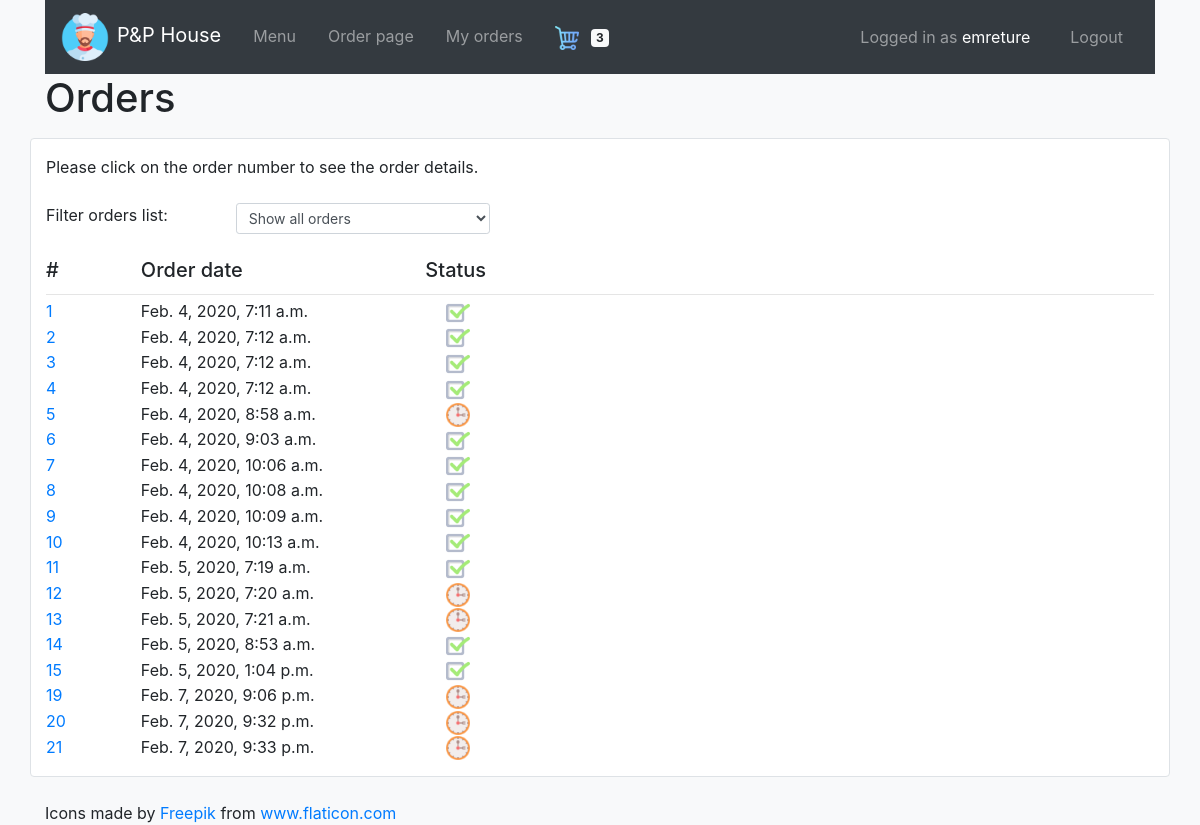
Before: /orders/ (signed in) with the older database file.
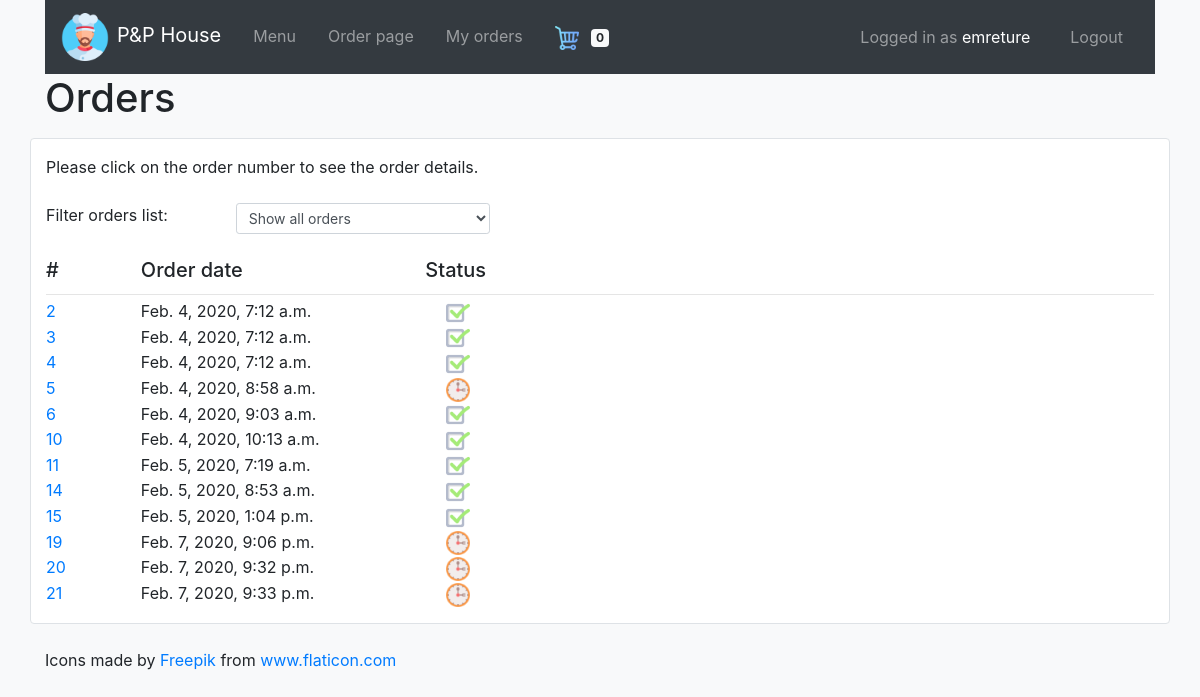
After: the same page with the newer database file.
### orders/models.py (models this page shows, shortened)
class Order(models.Model):
    user = models.ForeignKey(User, on_delete=models.DO_NOTHING, related_name="order_user")
    order_date = models.DateTimeField(auto_now_add=True)
    is_completed = models.BooleanField()

### orders/views.py (the view, shortened to what this page needs)
# urls.py: path("orders/", views.orders, name="orders"),
@login_required(login_url="users:login")
def orders(request, order_id=None):
    context = {
        "cart_items_count": Cart.objects.filter(user=request.user).count()
    }
    if order_id is None:
        if request.user.is_superuser:
            context['orders'] = Order.objects.all()
        else:
            context['orders'] = Order.objects.filter(user=request.user)
        return render(request, "orders/order-list.html", context)

### orders/templates/orders/order-list.html (shortened to what this page needs)
{% extends "orders/base.html" %}
{% load static %}
{% block body %}
<div class="container">
  <h1>Orders</h1>
</div>
  <div class="container bg-white py-3 my-3 border rounded">
    <p>Please click on the order number to see the order details.</p>
    <div class="row my-4">
      <div class="col-sm-2">
        Filter orders list:
      </div>
      <div class="col-sm-3">
        <select class="form-control form-control-sm" id="filter-status">
          {% if filter_sel == "all" %}
          <option value="all" selected>Show all orders</option>
          {% else %}
          <option value="all">Show all orders</option>
          {% endif %}
        </select>
      </div>
    </div>
    <div class="row">
      <div class="col-sm-1 h5">
        #
      </div>
      <div class="col-sm-3 h5">
        Order date
      </div>
      <div class="col-sm-1 h5">
        Status
      </div>
    </div>
    <hr class="my-1">
    {% for order in orders %}
    <div class="row order-list-row" data-order_id="{{ order.id }}" data-username="{{ order.user.username }}" data-completed="{{ order.is_completed }}">
      <div class="col-sm-1">
        <a href="{% url 'orders:orders' order.id %}">{{ order.id }}</a>
      </div>
      <div class="col-sm-3">
        {{ order.order_date }}
      </div>
      <div class="col-sm-1 text-center">
        {% if order.is_completed %}
        <img src="{% static 'check.png' %}" alt="completed" style="width:24px;">
        {% else %}
        <img src="{% static 'preparation.png' %}" alt="preparation" style="width:24px;">
        {% endif %}
      </div>
    </div>
    {% endfor %}
  </div>
{% endblock %}

### orders/templates/orders/base.html (shortened to what this page needs)
{% load static %}
<!DOCTYPE html>
<html lang="en">
<head>
  <link rel="stylesheet" href="https://stackpath.bootstrapcdn.com/bootstrap/4.4.1/css/bootstrap.min.css">
  <link rel="stylesheet" href="{% static 'css/orders.css' %}">
</head>
<body class="bg-light">
  {% include "orders/includes/navbar.html" %}
  {% block body %}
  {% endblock %}
  <div class="container mt-4">
    <footer>
      Icons made by <a href="https://www.flaticon.com/authors/freepik" title="Freepik">Freepik</a> from <a href="https://www.flaticon.com/" title="Flaticon"> www.flaticon.com</a>
    </footer>
  </div>
</body>
</html>

### orders/templates/orders/includes/navbar.html (shortened to what this page needs)
{% load static %}
<div class="container">
  <nav class="navbar navbar-expand-lg bg-dark navbar-dark">
    <a class="navbar-brand" href="{% url 'orders:index' %}"><img src="{% static 'chef.png' %}" alt="Logo" style="width:48px;" class="mr-sm-2">P&P House</a>
    <div class="collapse navbar-collapse" id="navbarSupportedContent">
      <ul class="navbar-nav mr-auto">
        <li class="navbar-item px-2">
          <a class="nav-link" href="{% url 'orders:index' %}">Menu</a>
        </li>
        {% if request.user.is_authenticated %}
        <li class="navbar-item px-2">
          <a class="nav-link" href="{% url 'orders:order' %}">Order page</a>
        </li>
        <li class="navbar-item px-2">
          {% if request.user.is_superuser %}
          <a class="nav-link" href="{% url 'orders:orders' %}">View orders</a>
          {% else %}
          <a class="nav-link" href="{% url 'orders:orders' %}">My orders</a>
          {% endif %}
        </li>
        <li class="navbar-item px-2">
          <a class="nav-link" href="{% url 'orders:cart' %}">
            <img src="{% static 'shopping-cart4.png' %}" alt="Shopping cart" style="width:24px;" class="mr-sm-2">
            <span id="cart-items-count" class="badge badge-light">{{ cart_items_count|default:0 }}</span>
          </a>
        </li>
        {% endif %}
      </ul>
      <ul class="navbar-nav ml-auto">
        {% if request.user.is_authenticated %}
        <li class="navbar-text px-4">
          Logged in as <span class="text-white">{{ request.user.username }}</span>
        </li>
        <li class="navbar-item px-2">
          <a class="nav-link" href="{% url 'users:logout' %}">Logout</a>
        </li>
        {% endif %}
      </ul>
    </div>
  </nav>
</div>

### orders/static/css/orders.css (style rules this page uses)
:root { --red-orange: #ff2a1e; --selective-yellow: #ffb700; --pear: #d3e11d; --lime-green: #46c230; }

Changed rows visible on the page:
removed Order: id "1", order_date "Feb. 4, 2020, 7:11 a.m.", is_completed True (drawn)
removed Order: id "7", order_date "Feb. 4, 2020, 10:06 a.m.", is_completed True (drawn)
removed Order: id "8", order_date "Feb. 4, 2020, 10:08 a.m.", is_completed True (drawn)
removed Order: id "9", order_date "Feb. 4, 2020, 10:09 a.m.", is_completed True (drawn)
removed Order: id "12", order_date "Feb. 5, 2020, 7:20 a.m.", is_completed False (drawn)
removed Order: id "13", order_date "Feb. 5, 2020, 7:21 a.m.", is_completed False (drawn)
Other visible differences:
{{ cart_items_count|default:0 }}: "3" → "0"
